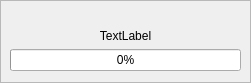
<?xml version="1.0" encoding="UTF-8"?>
<ui version="4.0">
 <class>LearningThreadWidget</class>
 <widget class="QFrame" name="LearningThreadWidget">
  <property name="geometry">
   <rect>
    <x>0</x>
    <y>0</y>
    <width>251</width>
    <height>83</height>
   </rect>
  </property>
  <property name="windowTitle">
   <string>Frame</string>
  </property>
  <property name="frameShape">
   <enum>QFrame::StyledPanel</enum>
  </property>
  <property name="frameShadow">
   <enum>QFrame::Raised</enum>
  </property>
  <widget class="QWidget" name="horizontalLayoutWidget">
   <property name="geometry">
    <rect>
     <x>10</x>
     <y>10</y>
     <width>231</width>
     <height>61</height>
    </rect>
   </property>
   <layout class="QVBoxLayout" name="verticalLayout">
    <item>
     <widget class="QLabel" name="label_modelName">
      <property name="text">
       <string>TextLabel</string>
      </property>
      <property name="alignment">
       <set>Qt::AlignBottom|Qt::AlignHCenter</set>
      </property>
     </widget>
    </item>
    <item>
     <widget class="QProgressBar" name="progressBar_learningProgress">
      <property name="maximum">
       <number>100</number>
      </property>
      <property name="value">
       <number>0</number>
      </property>
     </widget>
    </item>
   </layout>
  </widget>
 </widget>
 <resources/>
 <connections/>
</ui>
